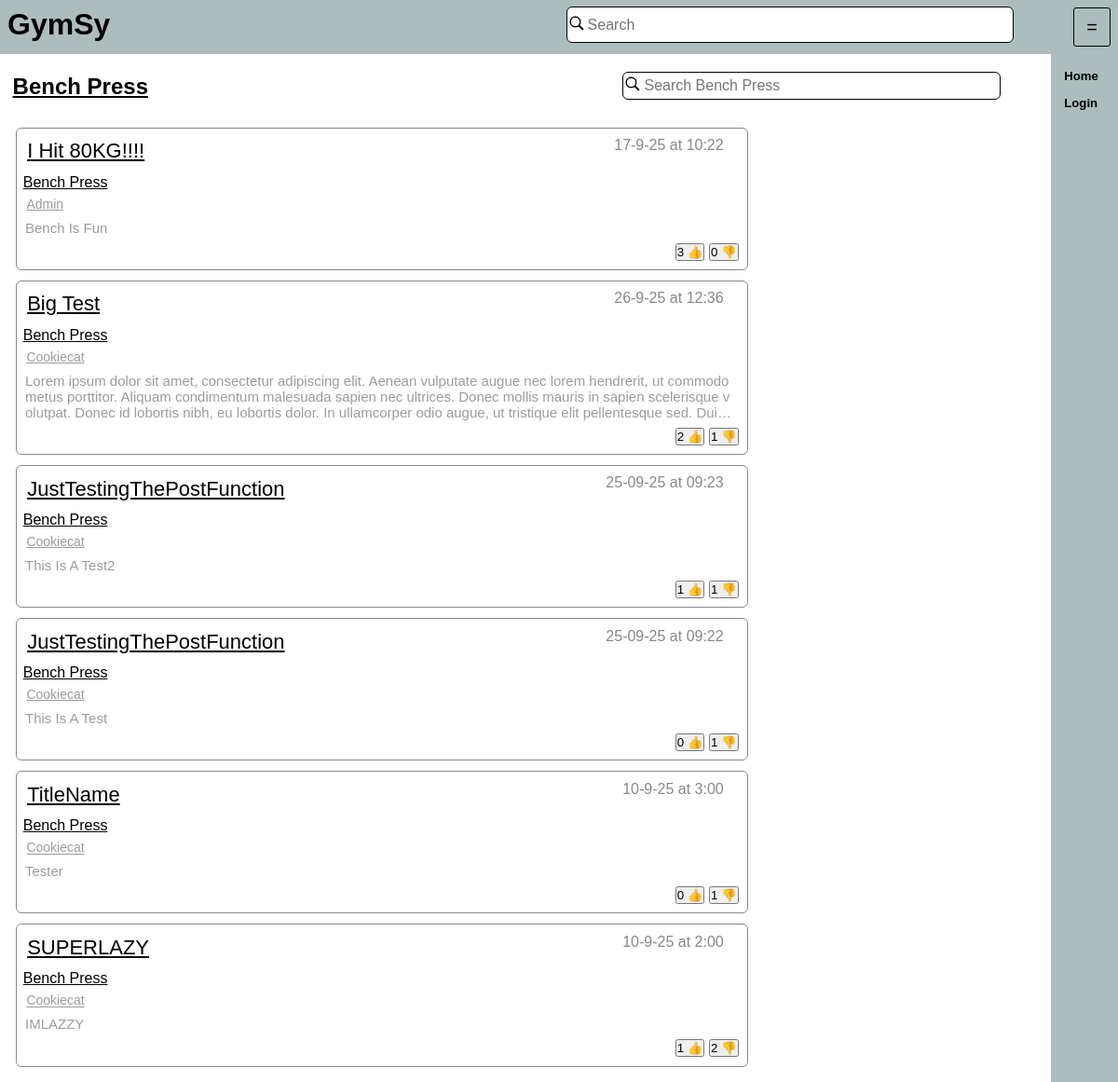
/exercise/1, run on the app's committed database.
### tables this page shows
CREATE TABLE "Excersise" (
	"ExcersiseID"	INTEGER UNIQUE,
	"MuscleID"	INTEGER,
	"ExcersiseName"	TEXT,
	PRIMARY KEY("ExcersiseID"),
	FOREIGN KEY("MuscleID") REFERENCES "MuscleGroup"("MuscleID")
);

CREATE TABLE "Post" (
	"PostID"	INTEGER UNIQUE,
	"PostContent"	TEXT,
	"ExcersiseID"	INTEGER,
	"AccountID"	INTEGER,
	"Title"	TEXT,
	"Date"	TEXT,
	"Time"	TEXT,
	"Parent"	INTEGER,
	PRIMARY KEY("PostID"),
	FOREIGN KEY("AccountID") REFERENCES "Account"("AccountID"),
	FOREIGN KEY("ExcersiseID") REFERENCES "Excersise"("ExcersiseID")
);

### app.py (the view)
@app.route("/exercise/<ExId>")
def ShowExersise(ExId):
    Id = cache.get("id")
    if Id == None:
        Id = 0
        cache.set("id",0)
    return render_template("excersise.html",ID = Id,
                           ExcersiseData= DatabaseHandler.GetExcersiseData(ExId),
                           Data = DatabaseHandler.GetPostsFromExcersise(ExId)
                           )

### Database/DatabaseHandler.py (called while the page is built)
def GetPostsFromExcersise(ID: int):
    with sqlite3.connect("Database/GymsyDatabase.db") as Connection:
        Cursor = Connection.cursor()
        Result = Cursor.execute(SqlCommands.GetPostsFromExcersiseID.ReturnQuery([ID,ID])).fetchall()
        return Result
    pass

def GetExcersiseData(ExcersiseID: int):
    with sqlite3.connect("Database/GymsyDatabase.db") as Connection:
        Cursor = Connection.cursor()
        Results = Cursor.execute(SqlCommands.GetExcersiseData.ReturnQuery(ExcersiseID)).fetchone()
        return Results
    return 0

### Database/SqlCommands.py (called while the page is built)
    def ReturnQuery(self,NewContent: list = []):
        if type(NewContent) != list:
            NewContent = [NewContent]
        if len(NewContent) == len(self.Additions):
            return self.Query.format(*NewContent)
        else:
            return "ERROR"

### app.py (called while the page is built)
@app.after_request
def after_request(response):
    response.headers["Cache-Control"] = "no-cache, no-store, must-revalidate,public, max-age=0"
    response.headers['X-UA-Compatible'] = 'IE=Edge,chrome=1'
    response.cache_control.max_age = 0
    return response

### templates/excersise.html (shortened to what this page needs)
{% extends 'index.html' %}
{% block content %}
<div style = "display:flex;flex-direction: row;width: 100%;justify-content: space-between;">
<h2 style="width: 40%">
{{ExcersiseData[2]}}
</h2>
    <div style="width: 90%;height: 80%;padding-left:40% ">
        <form action = "/exercise/{{ExcersiseData[0]}}/search" style="display: inline-flex; align-items:center;width:90%;height: 80%;background-color: #FFFFFF; flex-direction: row" class = "searchBar" >
            <label for="Search" style="width: 20px">
                <img draggable="false" style="width: 100%;"
                     class="Search"
                     src = "{{url_for('static', filename='images/search_icon.png')}}" alt=""
                >
            </label>
            <input class="Search"
                   type="text"
                   id="Search" name="Search"
                   placeholder="Search {{ExcersiseData[2]}}"
                   VALUE="{{ExSearchInput | default('')}}"
            >
        </form>
    </div>
</div>
<div>
	{%for data in Data%}
<div class = "post" onclick="RedirectTo('/post/{{data[0]}}')">
    <div class = "title">
        <a class = "PostTitle" href = "/post/{{data[0]}}">{{data[1]}}</a>
        <p style="margin-left: auto; margin-top: 0;color: #888888">{{data[9]}} at {{data[8]}}</p>
    </div>
    <a class = "ExcersiseTitleText" href = "/exercise/{{data[3]}}">{{data[6]}}</a>
    <div>
        <a class = "postUsername" href = "/users/{{data[7]}}">{{data[7]}}</a>
    </div>
	{% if data[2]|length > 0 %}
    <div>
        <p class="description">{{data[2]}}
        </p>
	</div>
	{%endif%}
    <div class = "likeBar">
         <button class = "likeButton" id="Like:{{data[0]}}"
                            onclick={%if ID == 0 %} "OpenPopUp('popUp');ChildClicked();" {%else%} "SendLike({{ID}}, 1,{{data[0]}});updateLikes('{{data[0]}}');ChildClicked();" {%endif%} >
        {{data[4]}}&nbsp👍</button>
        <button class = "likeButton" id="Dislike:{{data[0]}}"
                onclick= {%if ID == 0 %} "OpenPopUp('popUp');ChildClicked();" {%else%} "SendLike({{ID}}, -1,{{data[0]}}); updateLikes('{{data[0]}}');ChildClicked();" {%endif%} >
        {{data[5]}}&nbsp👎</button>
    </div>
</div>
	{%endfor%}
	</div>
{% endblock %}

### templates/static/styles/Style.css (style rules this page uses)
html { font-size: 16px; margin: 0; height: 100%; font-family: Helvetica, Arial, sans-serif; overflow-x:hidden; }
body { overflow-x:hidden; margin: 0; background-color: #FFFFFF; height: 100%; display: flex; }
h2 { text-decoration: underline; margin: 0.5rem; }
p { margin: 1rem; color: #000000; display: flex; }
div { padding: 0.5% 0.5% 0.5% 0.5%; }
form { margin: 2rem; color: #000000; display: block; }
input { font-size: 20px; display: block; margin: 0.5rem 0.5rem 0.5rem 0; width: 40%; height: 3rem; outline: None; border-color: #d8bdd3; color: #000000; }
div.post { display: flex; flex-direction: column; width: 70%; min-height: 1%; height: auto; border: thin solid #888888; border-radius: 6px; margin: 1%; text-overflow: revert; word-break: break-all; }
div.likeBar { margin-top: auto; margin-left: auto; }
a.ExcersiseTitleText { color: #000000; width: auto; font-size: min(1.8vmax,16px); text-decoration: underline; text-transform: capitalize; padding: 0.1em; }
a.PostTitle { color: #000000; width: auto; text-decoration: none; text-transform: capitalize; font-size: min(2.2vmax,22px); text-decoration: underline; padding: 0.1em; }
a.postUsername { margin-top: 1%; width: 70%; font-size: 14px; text-decoration: underline; text-transform: capitalize; color: #9c9c9c; padding: 0.1em; }
button.likeButton { padding: 0; }
div.title { display: flex; flex-direction: row; text-overflow: ellipsis; width: auto; margin-bottom: 0; }
p.description { margin: 0; color: #9c9c9c; font-size: min(1.3vmax,15px); display: -webkit-box; max-width: 99%; -webkit-line-clamp: 3; -webkit-box-orient: vertical; overflow: hidden; }
input.Search { width: 88%; border: none; display:inline-block; margin: 0;font-size: 16px;height: 65%; }
img { user-drag: none; user-select: none; -moz-user-select: none; -webkit-user-drag: none; -webkit-user-select: none; -ms-user-select: none; }
form.searchBar { border-color: #000000; border-style: solid; border-radius: 6px; border-width: thin; margin: 0.25%; }

### data on the page
Excersise: ExcersiseName "Bench Press"
Post: Title "I Hit 80KG!!!!", Date "17-9-25", Time "10:22", data "Bench Press", data "Admin", PostContent "Bench Is Fun", data "3", Parent "0"
Post: Title "Big Test", Date "26-9-25", Time "12:36", data "Bench Press", data "Cookiecat", PostContent "Lorem ipsum dolor sit amet, consectetur adipiscing elit. Aenean vulputate augue nec lorem hendrerit, ut commodo metus porttitor. Aliquam condimentum malesuada sapien nec ultrices. Donec mollis mauris in sapien scelerisque volutpat. Donec id lobortis nibh, eu lobortis dolor. In ullamcorper odio augue, ut tristique elit pellentesque sed.…", AccountID "2", ExcersiseID "1"
Post: Title "JustTestingThePostFunction", Date "25-09-25", Time "09:23", data "Bench Press", data "Cookiecat", PostContent "This Is A Test2", ExcersiseID "1"
Post: Title "JustTestingThePostFunction", Date "25-09-25", Time "09:22", data "Bench Press", data "Cookiecat", PostContent "This Is A Test", Parent "0", ExcersiseID "1"
Post: Title "TitleName", Date "10-9-25", Time "3:00", data "Bench Press", data "Cookiecat", PostContent "Tester", Parent "0", ExcersiseID "1"
Post: Title "SUPERLAZY", Date "10-9-25", Time "2:00", data "Bench Press", data "Cookiecat", PostContent "IMLAZZY", ExcersiseID "1", AccountID "2"
